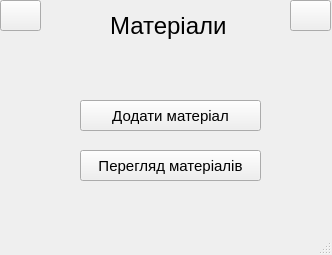
<?xml version="1.0" encoding="UTF-8"?>
<ui version="4.0">
 <class>MainWindow</class>
 <widget class="QMainWindow" name="MainWindow">
  <property name="geometry">
   <rect>
    <x>0</x>
    <y>0</y>
    <width>332</width>
    <height>255</height>
   </rect>
  </property>
  <property name="windowTitle">
   <string>MainWindow</string>
  </property>
  <widget class="QWidget" name="centralwidget">
   <widget class="QLabel" name="label_3">
    <property name="geometry">
     <rect>
      <x>110</x>
      <y>10</y>
      <width>121</width>
      <height>31</height>
     </rect>
    </property>
    <property name="font">
     <font>
      <pointsize>18</pointsize>
      <weight>50</weight>
      <bold>false</bold>
     </font>
    </property>
    <property name="text">
     <string>Матеріали</string>
    </property>
   </widget>
   <widget class="QPushButton" name="back_button">
    <property name="geometry">
     <rect>
      <x>0</x>
      <y>0</y>
      <width>41</width>
      <height>31</height>
     </rect>
    </property>
    <property name="text">
     <string/>
    </property>
    <property name="icon">
     <iconset resource="../resources.qrc">
      <normaloff>:/newPrefix/assets/arrow.png</normaloff>:/newPrefix/assets/arrow.png</iconset>
    </property>
    <property name="iconSize">
     <size>
      <width>25</width>
      <height>25</height>
     </size>
    </property>
    <property name="checkable">
     <bool>false</bool>
    </property>
    <property name="flat">
     <bool>false</bool>
    </property>
   </widget>
   <widget class="QPushButton" name="exit_button">
    <property name="geometry">
     <rect>
      <x>290</x>
      <y>0</y>
      <width>41</width>
      <height>31</height>
     </rect>
    </property>
    <property name="text">
     <string/>
    </property>
    <property name="icon">
     <iconset resource="../resources.qrc">
      <normaloff>:/newPrefix/assets/exit.png</normaloff>:/newPrefix/assets/exit.png</iconset>
    </property>
    <property name="iconSize">
     <size>
      <width>25</width>
      <height>25</height>
     </size>
    </property>
    <property name="checkable">
     <bool>false</bool>
    </property>
    <property name="flat">
     <bool>false</bool>
    </property>
   </widget>
   <widget class="QPushButton" name="add_new_material_button">
    <property name="geometry">
     <rect>
      <x>80</x>
      <y>100</y>
      <width>181</width>
      <height>31</height>
     </rect>
    </property>
    <property name="font">
     <font>
      <pointsize>11</pointsize>
     </font>
    </property>
    <property name="text">
     <string>Додати матеріал</string>
    </property>
   </widget>
   <widget class="QPushButton" name="view_materials_button">
    <property name="geometry">
     <rect>
      <x>80</x>
      <y>150</y>
      <width>181</width>
      <height>31</height>
     </rect>
    </property>
    <property name="font">
     <font>
      <pointsize>11</pointsize>
     </font>
    </property>
    <property name="text">
     <string>Перегляд матеріалів</string>
    </property>
   </widget>
  </widget>
  <widget class="QStatusBar" name="statusbar"/>
 </widget>
 <resources>
  <include location="../resources.qrc"/>
 </resources>
 <connections/>
</ui>
